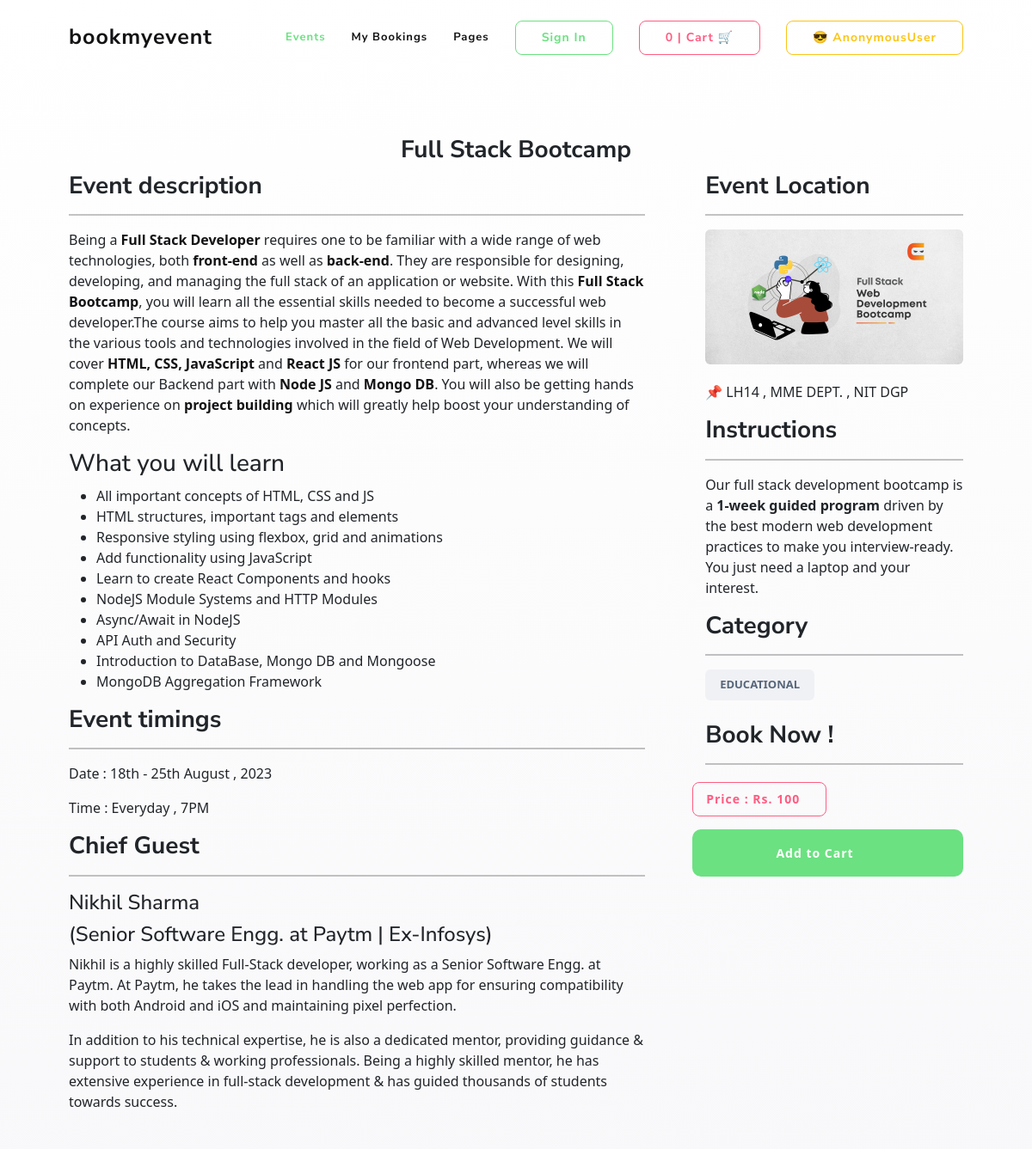
/description/2, run on the app's committed database.
### app/models.py (models this page shows, shortened)
class Event_Details(models.Model):
    CATEGORY = (
        ('EDUCATIONAL','EDUCATIONAL'),
        ('SPORTS','SPORTS'),
        ('CAREER','CARRER'),
        ('SPIRITUAL','SPIRITUAL'),
        ('COMEDY','COMEDY'),
        ('CULTURAL','CULTURAL'),
        ('OTHERS','OTHERS'),
    )
    PRICE = (('FREE','FREE'),('PAID','PAID'))
    STATUS = (('Publish','Publish'),('Draft','Draft'))
    name = models.CharField(max_length=200)
    image = models.ImageField(upload_to='Event_images/img')
    date = models.DateTimeField()
    price_type = models.CharField(max_length=100,choices=PRICE, default='fixed')
    price = models.IntegerField(default='0')
    category = models.CharField(max_length=100,choices=CATEGORY, default='fixed')
    location = models.CharField(max_length=500)
    description = RichTextField(null=True)
    timings = RichTextField(null=True)
    main_guest = RichTextField(null=True)
    instruction = RichTextField(null=True)
    status = models.CharField(max_length=100,choices=STATUS,default='fixed')

### app/views.py (the view)
# urls.py: path('description/<str:id>',EventDescription,name='EventDescription'),
def EventDescription(request,id):
    details = Event_Details.objects.filter(id=id).first()
    context = {
        'x' : details,
    }
    return render(request,'event_desc.html',context)

### template/event_desc.html (shortened to what this page needs)
{% extends 'base.html' %}
{% load static %}
{% block main-content %}
<div class="uk-section">
  <center><h3 class="container"><b>{{x.name}}</b></h3></center>
    <div class="uk-container">
      <div class="uk-grid-large" data-uk-grid>
        <div class="uk-width-expand@m">
          <div class="uk-article">
            <h3><b>Event description</b></h3>
            <hr class="uk-button-secondary">
            <p>{{x.description|safe}}</p>
            <h3><b>Event timings</b></h3>
            <hr class="uk-button-secondary">
            <p>{{x.timings|safe}}</p>
            <h3><b>Chief Guest</b></h3>
            <hr class="uk-button-secondary">
            <p>{{x.main_guest|safe}}</p>
          </div>
        </div>
        <div class="uk-width-1-3@m">
          <h3><b>Event Location</b></h3>
          <hr class="uk-button-secondary">
          <img class="uk-border-rounded" src="/{{x.image}}" alt="Location">
          <address>📌 {{x.location|safe}}</address>
          <h3><b>Instructions</b></h3>
          <hr class="uk-button-secondary">
          <p>{{x.instruction|safe}}</p>
          <h3><b>Category</b></h3>
          <hr class="uk-button-secondary">
          <div data-uk-margin>
            <a class="uk-display-inline-block" href="#"><span class="uk-label uk-label-light">{{x.category|safe}}</span></a>
          </div>
  <br>
          <h3><b>Book Now !</b></h3>
          <hr class="uk-button-secondary">
                  <div class="uk-margin">
                      <div data-uk-grid class="uk-child-width-auto uk-grid-small">
                        <button class="uk-button uk-button-danger-outline">Price : Rs. {{x.price}}</button>
                        <a href="{% url 'cart_add' x.id %}" class="uk-button uk-button-primary-preserve uk-button-large uk-width-1-1">Add to Cart</a>
                      </div>
                  </div>
        </div>
      </div>
    </div>
</div>
{% endblock main-content %}

### data on the page
Event_Details: name "Full Stack Bootcamp", description "Being a Full Stack Developer requires one to be familiar with a wide range of web technologies, both front-end as well as back-end . They are responsible for designing, developing, and managing the full stack of an application or website. With this Full Stack Bootcamp , you will learn all the essential skills needed to become a successful web developer.The course aims to help you master all the basic and advanced level skills in the various tools and technologies involved in the field of Web Development. We will cover HTML, CSS, JavaScript and React JS for our frontend part, whereas we will complete our Backend part with Node JS and Mongo DB . You will also be getting hands on experience on…", timings "Date : 18th - 25th August , 2023 Time : Everyday , 7PM", main_guest "Nikhil Sharma (Senior Software Engg. at Paytm | Ex-Infosys) Nikhil is a highly skilled Full-Stack developer, working as a Senior Software Engg. at Paytm. At Paytm, he takes the lead in handling the web app for ensuring compatibility with both Android and iOS and maintaining pixel perfection. In addition to his technical expertise, he is also a dedicated mentor, providing guidance & support to students & working professionals. Being a highly skilled mentor, he has extensive experience in full-stack development & has guided thousands of students towards success.", image (picture), location "LH14 , MME DEPT. , NIT DGP", instruction "Our full stack development bootcamp is a 1-week guided program driven by the best modern web development practices to make you interview-ready. You just need a laptop and your interest.", category "EDUCATIONAL", price "100"

### other printed values
{{ request.session.cart|length }} "0"
{{ request.user }} "AnonymousUser"
